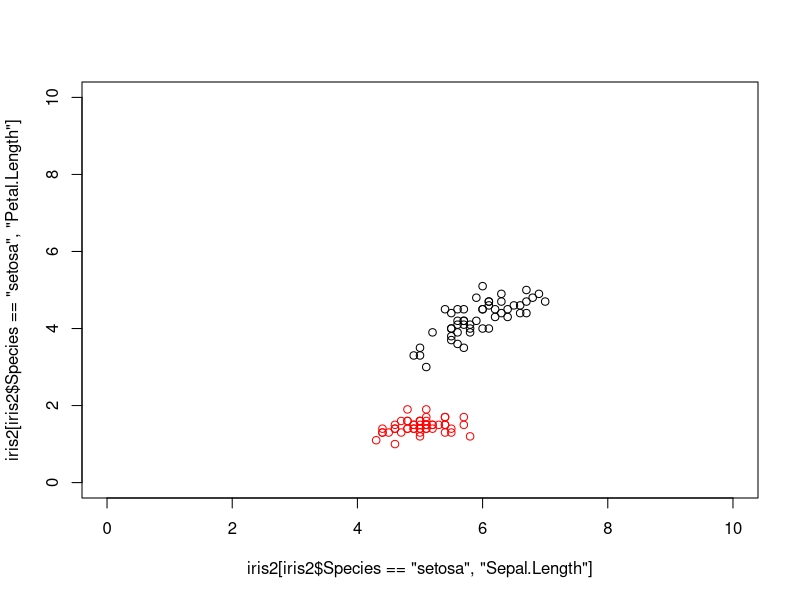

Write R code to recreate this figure. (Note: this script raises an error after producing the figure.)
#' Test script for ML methods from Chapter 2. 
#'   We will load the famous Iris dataset from R. 
#'   Or you could download the dataset at:
#'    https://archive.ics.uci.edu/ml/machine-learning-databases/iris/iris.data
#'    
#' 
#' Date: 17 July, 2018

library(datasets)
head(iris)

# we will only need two species and two variables 
iris2 <- iris[1:100, c(1, 3, 5)]

# take a look at the dataset. 
plot(iris2[iris2$Species == "setosa", "Sepal.Length"], iris2[iris2$Species == "setosa", "Petal.Length"], 
     col="red", xlim=c(0, 10), ylim=c(0, 10))
points(iris2[iris2$Species != "setosa", "Sepal.Length"], iris2[iris2$Species != "setosa", "Petal.Length"], 
     col="black", xlim=c(0, 10), ylim=c(0, 10))

# create a binary y based on the species
iris2$type <- 1
iris2[iris2$Species != "setosa", "type"] = -1

# Randomly divide the dataset into two part: training set (80 samples) + test set (20 samples)
idx <- sample(1:50, size=40)
idx <- c(idx, idx+50)

training <- iris2[idx, ]
test <- iris2[-idx, ]



############################################
###           begin to train:
############################################

################
##  A. test Perceptron
iris_ML <- create_ML_data(X = training[,1:2], y = training$type)
iris_ML_2 <- Perceptron_train(data = iris_ML)
res <- ML_fit(X = test[,1:2], data=iris_ML_2)
sum(res == test[,4])

################
##  B. test AdalineGD
iris_ML_3 <- AdalineGD_train(data = iris_ML)  # not good. we will need to run standardisation of the variables.
training2 <- training
training2[,1] <- scale(training2[,1])
training2[,2] <- scale(training2[,2])

test2 <- test
test2[,1] <- scale(test2[,1])
test2[,2] <- scale(test2[,2])


iris_ML <- create_ML_data(X = training2[,1:2], y = training2$type)
# the learning rate (eta) is pretty crucial for Adaline. Please try 0.05, 0.01, 0.005, 0.001 and set the n_iter to 50 
#  for better convergence.
iris_ML_3 <- AdalineGD_train(eta = 0.01, n_iter = 50, data = iris_ML)   
res <- ML_fit(X = test2[,1:2], data=iris_ML_3)
sum(res == test2[,4])


################
##  C. test AdalineSGD
iris_ML <- create_ML_data(X = training2[,1:2], y = training2$type)
# the learning rate (eta) is pretty crucial for Adaline. Please try 0.05, 0.01, 0.005, 0.001 and set the n_iter to 50 
#  for better convergence.
iris_ML_4 <- AdalineSGD_train(eta = 0.01, n_iter = 50, data = iris_ML)   
res <- ML_fit(X = test2[,1:2], data=iris_ML_4)
sum(res == test2[,4])

# test the partial fit function of AdalineSGD
iris_ML_5 <- AdalineSGD_train(eta = 0.01, n_iter = 50, data = iris_ML_4, partial_fit = T, add_X = test2[,1:2], add_y = test2[,4])   

res <- ML_fit(X = test2[,1:2], data=iris_ML_5)






